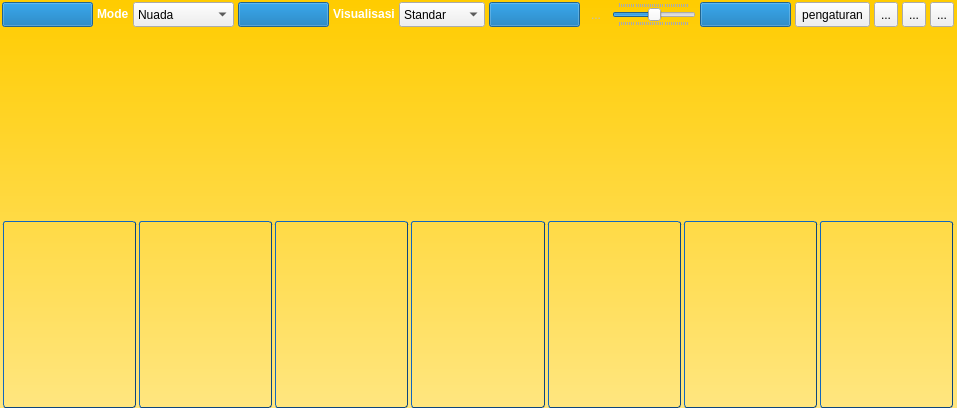
<?xml version="1.0" encoding="UTF-8"?>
<ui version="4.0">
 <class>MenuKakula</class>
 <widget class="QWidget" name="MenuKakula">
  <property name="geometry">
   <rect>
    <x>0</x>
    <y>0</y>
    <width>786</width>
    <height>408</height>
   </rect>
  </property>
  <property name="windowTitle">
   <string>V-Kakula</string>
  </property>
  <property name="windowIcon">
   <iconset resource="resource.qrc">
    <normaloff>:/icon/icon/kakula_gong.png</normaloff>:/icon/icon/kakula_gong.png</iconset>
  </property>
  <property name="styleSheet">
   <string notr="true">#MenuKakula {
	background-color: qlineargradient(x1: 0, y1: 0, x2: 0, y2: 1,                                stop: 0 #ffcc00, stop: 1 #ffe680);

	color : white;
}
</string>
  </property>
  <layout class="QHBoxLayout" name="horizontalLayout_3">
   <property name="spacing">
    <number>0</number>
   </property>
   <property name="leftMargin">
    <number>2</number>
   </property>
   <property name="topMargin">
    <number>0</number>
   </property>
   <property name="rightMargin">
    <number>2</number>
   </property>
   <property name="bottomMargin">
    <number>0</number>
   </property>
   <item>
    <layout class="QVBoxLayout" name="verticalLayout">
     <property name="spacing">
      <number>0</number>
     </property>
     <item>
      <layout class="QHBoxLayout" name="horizontalLayout_2">
       <property name="spacing">
        <number>4</number>
       </property>
       <property name="topMargin">
        <number>2</number>
       </property>
       <property name="bottomMargin">
        <number>2</number>
       </property>
       <item>
        <widget class="QProgressBar" name="progressBar">
         <property name="sizePolicy">
          <sizepolicy hsizetype="Expanding" vsizetype="Preferred">
           <horstretch>0</horstretch>
           <verstretch>0</verstretch>
          </sizepolicy>
         </property>
         <property name="value">
          <number>100</number>
         </property>
         <property name="textVisible">
          <bool>false</bool>
         </property>
         <property name="format">
          <string/>
         </property>
        </widget>
       </item>
       <item>
        <widget class="QLabel" name="label">
         <property name="sizePolicy">
          <sizepolicy hsizetype="Fixed" vsizetype="Preferred">
           <horstretch>0</horstretch>
           <verstretch>0</verstretch>
          </sizepolicy>
         </property>
         <property name="text">
          <string>&lt;html&gt;&lt;head/&gt;&lt;body&gt;&lt;p&gt;&lt;span style=&quot; font-weight:600; color:#ffffff;&quot;&gt;Mode&lt;/span&gt;&lt;/p&gt;&lt;/body&gt;&lt;/html&gt;</string>
         </property>
         <property name="textInteractionFlags">
          <set>Qt::NoTextInteraction</set>
         </property>
        </widget>
       </item>
       <item>
        <widget class="QComboBox" name="comboMode">
         <property name="sizePolicy">
          <sizepolicy hsizetype="Fixed" vsizetype="Preferred">
           <horstretch>0</horstretch>
           <verstretch>0</verstretch>
          </sizepolicy>
         </property>
         <item>
          <property name="text">
           <string>Nuada</string>
          </property>
         </item>
         <item>
          <property name="text">
           <string>Kontemporer</string>
          </property>
         </item>
        </widget>
       </item>
       <item>
        <widget class="QProgressBar" name="progressBar_2">
         <property name="sizePolicy">
          <sizepolicy hsizetype="Expanding" vsizetype="Preferred">
           <horstretch>0</horstretch>
           <verstretch>0</verstretch>
          </sizepolicy>
         </property>
         <property name="value">
          <number>100</number>
         </property>
         <property name="textVisible">
          <bool>false</bool>
         </property>
        </widget>
       </item>
       <item>
        <widget class="QLabel" name="label_2">
         <property name="sizePolicy">
          <sizepolicy hsizetype="Fixed" vsizetype="Preferred">
           <horstretch>0</horstretch>
           <verstretch>0</verstretch>
          </sizepolicy>
         </property>
         <property name="text">
          <string>&lt;html&gt;&lt;head/&gt;&lt;body&gt;&lt;p&gt;&lt;span style=&quot; font-weight:600; color:#ffffff;&quot;&gt;Visualisasi&lt;/span&gt;&lt;/p&gt;&lt;/body&gt;&lt;/html&gt;</string>
         </property>
         <property name="indent">
          <number>0</number>
         </property>
         <property name="textInteractionFlags">
          <set>Qt::NoTextInteraction</set>
         </property>
        </widget>
       </item>
       <item>
        <widget class="QComboBox" name="comboVisualisasi">
         <property name="sizePolicy">
          <sizepolicy hsizetype="Fixed" vsizetype="Preferred">
           <horstretch>0</horstretch>
           <verstretch>0</verstretch>
          </sizepolicy>
         </property>
         <item>
          <property name="text">
           <string>Standar</string>
          </property>
         </item>
         <item>
          <property name="text">
           <string>Hero</string>
          </property>
         </item>
         <item>
          <property name="text">
           <string>Flame</string>
          </property>
         </item>
         <item>
          <property name="text">
           <string>NonActive</string>
          </property>
         </item>
        </widget>
       </item>
       <item>
        <widget class="QProgressBar" name="progressBar_3">
         <property name="sizePolicy">
          <sizepolicy hsizetype="Expanding" vsizetype="Preferred">
           <horstretch>0</horstretch>
           <verstretch>0</verstretch>
          </sizepolicy>
         </property>
         <property name="value">
          <number>100</number>
         </property>
         <property name="textVisible">
          <bool>false</bool>
         </property>
        </widget>
       </item>
       <item>
        <widget class="QToolButton" name="toolButton">
         <property name="enabled">
          <bool>false</bool>
         </property>
         <property name="sizePolicy">
          <sizepolicy hsizetype="Fixed" vsizetype="Preferred">
           <horstretch>0</horstretch>
           <verstretch>0</verstretch>
          </sizepolicy>
         </property>
         <property name="text">
          <string>...</string>
         </property>
         <property name="icon">
          <iconset resource="resource.qrc">
           <normaloff>:/icon/icon/icon-sounds.png</normaloff>:/icon/icon/icon-sounds.png</iconset>
         </property>
         <property name="iconSize">
          <size>
           <width>24</width>
           <height>24</height>
          </size>
         </property>
         <property name="autoRaise">
          <bool>true</bool>
         </property>
        </widget>
       </item>
       <item>
        <widget class="QSlider" name="volSlider">
         <property name="sizePolicy">
          <sizepolicy hsizetype="Fixed" vsizetype="Preferred">
           <horstretch>0</horstretch>
           <verstretch>0</verstretch>
          </sizepolicy>
         </property>
         <property name="maximum">
          <number>100</number>
         </property>
         <property name="value">
          <number>50</number>
         </property>
         <property name="orientation">
          <enum>Qt::Horizontal</enum>
         </property>
         <property name="tickPosition">
          <enum>QSlider::TicksBothSides</enum>
         </property>
         <property name="tickInterval">
          <number>3</number>
         </property>
        </widget>
       </item>
       <item>
        <widget class="QProgressBar" name="progressBar_4">
         <property name="sizePolicy">
          <sizepolicy hsizetype="Expanding" vsizetype="Preferred">
           <horstretch>0</horstretch>
           <verstretch>0</verstretch>
          </sizepolicy>
         </property>
         <property name="value">
          <number>100</number>
         </property>
         <property name="textVisible">
          <bool>false</bool>
         </property>
        </widget>
       </item>
       <item>
        <widget class="QToolButton" name="btnSetting">
         <property name="sizePolicy">
          <sizepolicy hsizetype="Preferred" vsizetype="Preferred">
           <horstretch>0</horstretch>
           <verstretch>0</verstretch>
          </sizepolicy>
         </property>
         <property name="text">
          <string>pengaturan</string>
         </property>
         <property name="icon">
          <iconset resource="resource.qrc">
           <normaloff>:/icon/icon/setting.png</normaloff>:/icon/icon/setting.png</iconset>
         </property>
         <property name="iconSize">
          <size>
           <width>24</width>
           <height>24</height>
          </size>
         </property>
         <property name="toolButtonStyle">
          <enum>Qt::ToolButtonIconOnly</enum>
         </property>
         <property name="autoRaise">
          <bool>false</bool>
         </property>
         <property name="arrowType">
          <enum>Qt::NoArrow</enum>
         </property>
        </widget>
       </item>
       <item>
        <widget class="QToolButton" name="btnAbout">
         <property name="sizePolicy">
          <sizepolicy hsizetype="Preferred" vsizetype="Preferred">
           <horstretch>0</horstretch>
           <verstretch>0</verstretch>
          </sizepolicy>
         </property>
         <property name="text">
          <string>...</string>
         </property>
         <property name="icon">
          <iconset resource="resource.qrc">
           <normaloff>:/icon/icon/about-icon.png</normaloff>:/icon/icon/about-icon.png</iconset>
         </property>
         <property name="iconSize">
          <size>
           <width>24</width>
           <height>24</height>
          </size>
         </property>
        </widget>
       </item>
       <item>
        <widget class="QToolButton" name="menuShow">
         <property name="sizePolicy">
          <sizepolicy hsizetype="Preferred" vsizetype="Preferred">
           <horstretch>0</horstretch>
           <verstretch>0</verstretch>
          </sizepolicy>
         </property>
         <property name="text">
          <string>...</string>
         </property>
         <property name="icon">
          <iconset resource="resource.qrc">
           <normaloff>:/icon/icon/paragraph_justify.png</normaloff>:/icon/icon/paragraph_justify.png</iconset>
         </property>
         <property name="iconSize">
          <size>
           <width>24</width>
           <height>24</height>
          </size>
         </property>
        </widget>
       </item>
       <item>
        <widget class="QToolButton" name="menuHide">
         <property name="sizePolicy">
          <sizepolicy hsizetype="Preferred" vsizetype="Preferred">
           <horstretch>0</horstretch>
           <verstretch>0</verstretch>
          </sizepolicy>
         </property>
         <property name="text">
          <string>...</string>
         </property>
         <property name="icon">
          <iconset resource="resource.qrc">
           <normaloff>:/icon/icon/paragraph_justify.png</normaloff>:/icon/icon/paragraph_justify.png</iconset>
         </property>
         <property name="iconSize">
          <size>
           <width>24</width>
           <height>24</height>
          </size>
         </property>
        </widget>
       </item>
      </layout>
     </item>
     <item>
      <widget class="QWidget" name="widget" native="true">
       <property name="sizePolicy">
        <sizepolicy hsizetype="Expanding" vsizetype="Expanding">
         <horstretch>0</horstretch>
         <verstretch>0</verstretch>
        </sizepolicy>
       </property>
       <layout class="QVBoxLayout" name="verticalLayout_2">
        <property name="spacing">
         <number>0</number>
        </property>
        <property name="margin">
         <number>0</number>
        </property>
       </layout>
      </widget>
     </item>
     <item>
      <layout class="QHBoxLayout" name="horizontalLayout">
       <property name="spacing">
        <number>1</number>
       </property>
       <property name="topMargin">
        <number>2</number>
       </property>
       <item>
        <widget class="QPushButton" name="btnG1">
         <property name="sizePolicy">
          <sizepolicy hsizetype="Expanding" vsizetype="Expanding">
           <horstretch>0</horstretch>
           <verstretch>0</verstretch>
          </sizepolicy>
         </property>
         <property name="styleSheet">
          <string notr="true">#btnG1
 {
   /* Let's make the size of the button 1,5 times of font size. */
    min-height: 1.5em;
    /* Font size just 1.*/
    font: 1em;
    /* Margins so that we get a little space on the left and right. */
    margin: 0 1px 0 1px;
    /* The font color */ 
    color: white;
    /* Here's the background gradient with start point, end point, 
       stop &quot;percentage&quot; and color, stop percentage and color. */
    background-color: qlineargradient(x1: 0, y1: 0, x2: 0, y2: 1,
                                      stop: 0 #e9c843, stop: 1 #aa8800);
    /* We'll round the borders. */
    border-style: outset;
    /* Round radius will be 3px */
    border-radius: 3px;
    /* Border is only one pixel */
    border-width: 1px;
    /* Border color is now set */
    border-color: #0c457e;
}

#btnG1:pressed
{
background: qlineargradient(
  x1:0, y1:0, x2:0, y2:1,
  stop:0 #68778e,
  stop: 0.4 #5c637d
  stop: 0.5 #717990,
  stop:1 #bec1d2
 );
 color: black;
}</string>
         </property>
         <property name="icon">
          <iconset resource="resource.qrc">
           <normaloff>:/icon/icon/kakula_gong.png</normaloff>:/icon/icon/kakula_gong.png</iconset>
         </property>
         <property name="iconSize">
          <size>
           <width>100</width>
           <height>100</height>
          </size>
         </property>
        </widget>
       </item>
       <item>
        <widget class="QPushButton" name="btnG2">
         <property name="sizePolicy">
          <sizepolicy hsizetype="Expanding" vsizetype="Expanding">
           <horstretch>0</horstretch>
           <verstretch>0</verstretch>
          </sizepolicy>
         </property>
         <property name="styleSheet">
          <string notr="true">#btnG2
 {
   /* Let's make the size of the button 1,5 times of font size. */
    min-height: 1.5em;
    /* Font size just 1.*/
    font: 1em;
    /* Margins so that we get a little space on the left and right. */
    margin: 0 1px 0 1px;
    /* The font color */ 
    color: white;
    /* Here's the background gradient with start point, end point, 
       stop &quot;percentage&quot; and color, stop percentage and color. */
    background-color: qlineargradient(x1: 0, y1: 0, x2: 0, y2: 1,
                                      stop: 0 #e9c843, stop: 1 #aa8800);
    /* We'll round the borders. */
    border-style: outset;
    /* Round radius will be 3px */
    border-radius: 3px;
    /* Border is only one pixel */
    border-width: 1px;
    /* Border color is now set */
    border-color: #0c457e;
}

#btnG2:pressed
{

background: qlineargradient(
  x1:0, y1:0, x2:0, y2:1,
  stop:0 #68778e,
  stop: 0.4 #5c637d
  stop: 0.5 #717990,
  stop:1 #bec1d2
 );
 color: black;
}</string>
         </property>
         <property name="icon">
          <iconset resource="resource.qrc">
           <normaloff>:/icon/icon/kakula_gong.png</normaloff>:/icon/icon/kakula_gong.png</iconset>
         </property>
         <property name="iconSize">
          <size>
           <width>100</width>
           <height>100</height>
          </size>
         </property>
        </widget>
       </item>
       <item>
        <widget class="QPushButton" name="btnG3">
         <property name="sizePolicy">
          <sizepolicy hsizetype="Expanding" vsizetype="Expanding">
           <horstretch>0</horstretch>
           <verstretch>0</verstretch>
          </sizepolicy>
         </property>
         <property name="styleSheet">
          <string notr="true">#btnG3
 {
   /* Let's make the size of the button 1,5 times of font size. */
    min-height: 1.5em;
    /* Font size just 1.*/
    font: 1em;
    /* Margins so that we get a little space on the left and right. */
    margin: 0 1px 0 1px;
    /* The font color */ 
    color: white;
    /* Here's the background gradient with start point, end point, 
       stop &quot;percentage&quot; and color, stop percentage and color. */
    background-color: qlineargradient(x1: 0, y1: 0, x2: 0, y2: 1,
                                      stop: 0 #e9c843, stop: 1 #aa8800);
    /* We'll round the borders. */
    border-style: outset;
    /* Round radius will be 3px */
    border-radius: 3px;
    /* Border is only one pixel */
    border-width: 1px;
    /* Border color is now set */
    border-color: #0c457e;
}

#btnG3:pressed
{
background: qlineargradient(
  x1:0, y1:0, x2:0, y2:1,
  stop:0 #68778e,
  stop: 0.4 #5c637d
  stop: 0.5 #717990,
  stop:1 #bec1d2
 );
 color: black;
}</string>
         </property>
         <property name="icon">
          <iconset resource="resource.qrc">
           <normaloff>:/icon/icon/kakula_gong.png</normaloff>:/icon/icon/kakula_gong.png</iconset>
         </property>
         <property name="iconSize">
          <size>
           <width>100</width>
           <height>100</height>
          </size>
         </property>
        </widget>
       </item>
       <item>
        <widget class="QPushButton" name="btnG4">
         <property name="sizePolicy">
          <sizepolicy hsizetype="Expanding" vsizetype="Expanding">
           <horstretch>0</horstretch>
           <verstretch>0</verstretch>
          </sizepolicy>
         </property>
         <property name="styleSheet">
          <string notr="true">#btnG4
 {
   /* Let's make the size of the button 1,5 times of font size. */
    min-height: 1.5em;
    /* Font size just 1.*/
    font: 1em;
    /* Margins so that we get a little space on the left and right. */
    margin: 0 1px 0 1px;
    /* The font color */ 
    color: white;
    /* Here's the background gradient with start point, end point, 
       stop &quot;percentage&quot; and color, stop percentage and color. */
    background-color: qlineargradient(x1: 0, y1: 0, x2: 0, y2: 1,
                                      stop: 0 #e9c843, stop: 1 #aa8800);
    /* We'll round the borders. */
    border-style: outset;
    /* Round radius will be 3px */
    border-radius: 3px;
    /* Border is only one pixel */
    border-width: 1px;
    /* Border color is now set */
    border-color: #0c457e;
}

#btnG4:pressed
{
background: qlineargradient(
  x1:0, y1:0, x2:0, y2:1,
  stop:0 #68778e,
  stop: 0.4 #5c637d
  stop: 0.5 #717990,
  stop:1 #bec1d2
 );
 color: black;
}</string>
         </property>
         <property name="icon">
          <iconset resource="resource.qrc">
           <normaloff>:/icon/icon/kakula_gong.png</normaloff>:/icon/icon/kakula_gong.png</iconset>
         </property>
         <property name="iconSize">
          <size>
           <width>100</width>
           <height>100</height>
          </size>
         </property>
        </widget>
       </item>
       <item>
        <widget class="QPushButton" name="btnG5">
         <property name="sizePolicy">
          <sizepolicy hsizetype="Expanding" vsizetype="Expanding">
           <horstretch>0</horstretch>
           <verstretch>0</verstretch>
          </sizepolicy>
         </property>
         <property name="styleSheet">
          <string notr="true">#btnG5
 {
   /* Let's make the size of the button 1,5 times of font size. */
    min-height: 1.5em;
    /* Font size just 1.*/
    font: 1em;
    /* Margins so that we get a little space on the left and right. */
    margin: 0 1px 0 1px;
    /* The font color */ 
    color: white;
    /* Here's the background gradient with start point, end point, 
       stop &quot;percentage&quot; and color, stop percentage and color. */
    background-color: qlineargradient(x1: 0, y1: 0, x2: 0, y2: 1,
                                      stop: 0 #e9c843, stop: 1 #aa8800);
    /* We'll round the borders. */
    border-style: outset;
    /* Round radius will be 3px */
    border-radius: 3px;
    /* Border is only one pixel */
    border-width: 1px;
    /* Border color is now set */
    border-color: #0c457e;
}

#btnG5:pressed
{
background: qlineargradient(
  x1:0, y1:0, x2:0, y2:1,
  stop:0 #68778e,
  stop: 0.4 #5c637d
  stop: 0.5 #717990,
  stop:1 #bec1d2
 );
 color: black;
}</string>
         </property>
         <property name="icon">
          <iconset resource="resource.qrc">
           <normaloff>:/icon/icon/kakula_gong.png</normaloff>:/icon/icon/kakula_gong.png</iconset>
         </property>
         <property name="iconSize">
          <size>
           <width>100</width>
           <height>100</height>
          </size>
         </property>
        </widget>
       </item>
       <item>
        <widget class="QPushButton" name="btnG6">
         <property name="sizePolicy">
          <sizepolicy hsizetype="Expanding" vsizetype="Expanding">
           <horstretch>0</horstretch>
           <verstretch>0</verstretch>
          </sizepolicy>
         </property>
         <property name="styleSheet">
          <string notr="true">#btnG6
 {
   /* Let's make the size of the button 1,5 times of font size. */
    min-height: 1.5em;
    /* Font size just 1.*/
    font: 1em;
    /* Margins so that we get a little space on the left and right. */
    margin: 0 1px 0 1px;
    /* The font color */ 
    color: white;
    /* Here's the background gradient with start point, end point, 
       stop &quot;percentage&quot; and color, stop percentage and color. */
    background-color: qlineargradient(x1: 0, y1: 0, x2: 0, y2: 1,
                                      stop: 0 #e9c843, stop: 1 #aa8800);
    /* We'll round the borders. */
    border-style: outset;
    /* Round radius will be 3px */
    border-radius: 3px;
    /* Border is only one pixel */
    border-width: 1px;
    /* Border color is now set */
    border-color: #0c457e;
}

#btnG6:pressed
{
background: qlineargradient(
  x1:0, y1:0, x2:0, y2:1,
  stop:0 #68778e,
  stop: 0.4 #5c637d
  stop: 0.5 #717990,
  stop:1 #bec1d2
 );
 color: black;
}</string>
         </property>
         <property name="icon">
          <iconset resource="resource.qrc">
           <normaloff>:/icon/icon/kakula_gong.png</normaloff>:/icon/icon/kakula_gong.png</iconset>
         </property>
         <property name="iconSize">
          <size>
           <width>100</width>
           <height>100</height>
          </size>
         </property>
        </widget>
       </item>
       <item>
        <widget class="QPushButton" name="btnG7">
         <property name="sizePolicy">
          <sizepolicy hsizetype="Expanding" vsizetype="Expanding">
           <horstretch>0</horstretch>
           <verstretch>0</verstretch>
          </sizepolicy>
         </property>
         <property name="styleSheet">
          <string notr="true">#btnG7
 {
   /* Let's make the size of the button 1,5 times of font size. */
    min-height: 1.5em;
    /* Font size just 1.*/
    font: 1em;
    /* Margins so that we get a little space on the left and right. */
    margin: 0 1px 0 1px;
    /* The font color */ 
    color: white;
    /* Here's the background gradient with start point, end point, 
       stop &quot;percentage&quot; and color, stop percentage and color. */
    background-color: qlineargradient(x1: 0, y1: 0, x2: 0, y2: 1,
                                      stop: 0 #e9c843, stop: 1 #aa8800);
    /* We'll round the borders. */
    border-style: outset;
    /* Round radius will be 3px */
    border-radius: 3px;
    /* Border is only one pixel */
    border-width: 1px;
    /* Border color is now set */
    border-color: #0c457e;
}

#btnG7:pressed
{
background: qlineargradient(
  x1:0, y1:0, x2:0, y2:1,
  stop:0 #68778e,
  stop: 0.4 #5c637d
  stop: 0.5 #717990,
  stop:1 #bec1d2
 );
 color: black;
}</string>
         </property>
         <property name="icon">
          <iconset resource="resource.qrc">
           <normaloff>:/icon/icon/kakula_gong.png</normaloff>:/icon/icon/kakula_gong.png</iconset>
         </property>
         <property name="iconSize">
          <size>
           <width>100</width>
           <height>100</height>
          </size>
         </property>
        </widget>
       </item>
      </layout>
     </item>
    </layout>
   </item>
   <item>
    <widget class="QWidget" name="menuWidget" native="true">
     <property name="sizePolicy">
      <sizepolicy hsizetype="Preferred" vsizetype="Preferred">
       <horstretch>0</horstretch>
       <verstretch>0</verstretch>
      </sizepolicy>
     </property>
     <layout class="QVBoxLayout" name="layoutMenuWidget">
      <property name="spacing">
       <number>0</number>
      </property>
      <property name="leftMargin">
       <number>1</number>
      </property>
      <property name="topMargin">
       <number>2</number>
      </property>
      <property name="rightMargin">
       <number>0</number>
      </property>
      <property name="bottomMargin">
       <number>0</number>
      </property>
     </layout>
    </widget>
   </item>
  </layout>
 </widget>
 <resources>
  <include location="resource.qrc"/>
 </resources>
 <connections/>
</ui>
